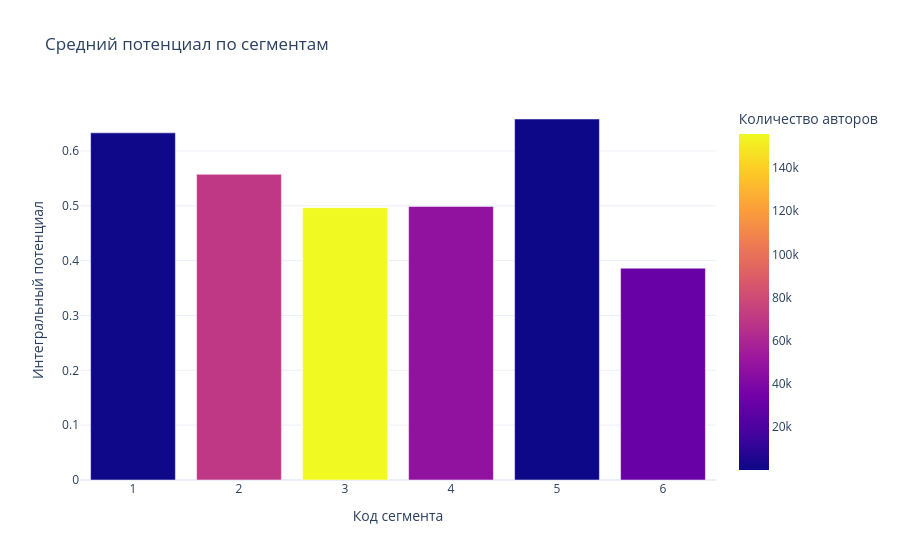
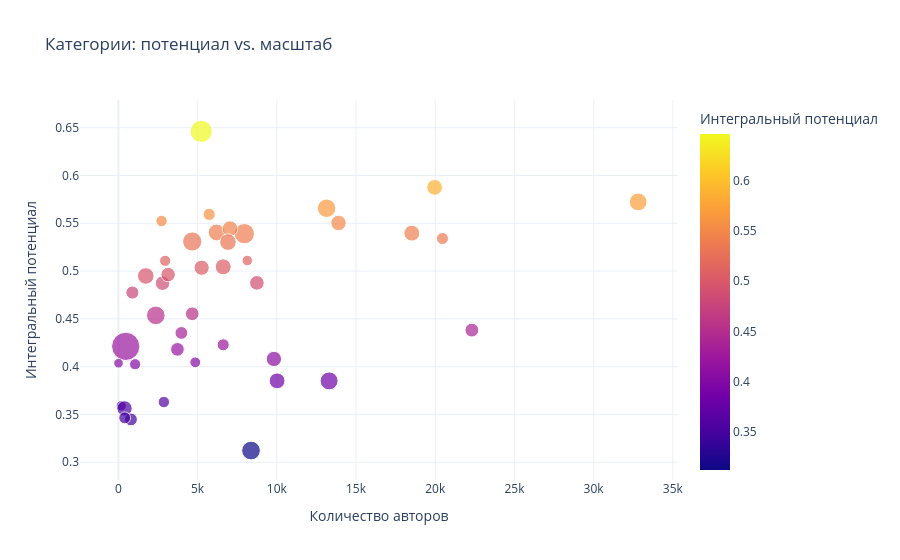

The notebook cell these images were saved under, in order:
### Markdown cell above
## Сегменты и категории
Смотрим, где сосредоточены авторы и каков их средний потенциал.

### Code cell
segment_summary = (
    df.groupby('Сегмент')
      .agg({
          'ID автора': 'count',
          'Интегральный потенциал': 'mean',
          'Охват суммарный 30д': 'mean',
          'ER суммарный': 'mean'
      })
      .rename(columns={'ID автора': 'Количество авторов'})
      .reset_index()
)

fig_seg = px.bar(
    segment_summary.sort_values('Интегральный потенциал', ascending=False),
    x='Сегмент', y='Интегральный потенциал', color='Количество авторов',
    title='Средний потенциал по сегментам',
    labels={'Сегмент': 'Код сегмента'},
)

category_summary = (
    df.groupby('Категория')
      .agg({
          'ID автора': 'count',
          'Интегральный потенциал': 'mean',
          'ER суммарный': 'mean'
      })
      .rename(columns={'ID автора': 'Количество авторов'})
      .reset_index()
)

fig_cat = px.scatter(
    category_summary,
    x='Количество авторов', y='Интегральный потенциал',
    size='ER суммарный', color='Интегральный потенциал',
    title='Категории: потенциал vs. масштаб',
    hover_name='Категория'
)

segment_summary.head(10), category_summary.sort_values('Интегральный потенциал', ascending=False).head(10)
display(fig_seg)
display(fig_cat)
display(segment_summary.head(10))
display(category_summary.sort_values('Интегральный потенциал', ascending=False).head(10))

### Figure 1 — Plotly figure (JSON) as saved in the notebook; plotly's stock layout.template omitted (floating-point values rounded to 4 significant figures)
{"data": [{"hovertemplate": "Код сегмента=%{x}<br>Интегральный потенциал=%{y}<br>Количество авторов=%{marker.color}<extra></extra>", "legendgroup": "", "marker": {"color": [143, 640, 69775, 48047, 155791, 30945], "coloraxis": "coloraxis", "pattern": {"shape": ""}}, "name": "", "orientation": "v", "showlegend": false, "textposition": "auto", "type": "bar", "x": [5, 1, 2, 4, 3, 6], "xaxis": "x", "y": [0.6582, 0.633, 0.5574, 0.4988, 0.4966, 0.3861], "yaxis": "y"}], "layout": {"barmode": "relative", "coloraxis": {"colorbar": {"title": {"text": "Количество авторов"}}, "colorscale": [[0.0, "#0d0887"], [0.1111, "#46039f"], [0.2222, "#7201a8"], [0.3333, "#9c179e"], [0.4444, "#bd3786"], [0.5556, "#d8576b"], [0.6667, "#ed7953"], [0.7778, "#fb9f3a"], [0.8889, "#fdca26"], [1.0, "#f0f921"]]}, "legend": {"tracegroupgap": 0}, "title": {"text": "Средний потенциал по сегментам"}, "xaxis": {"anchor": "y", "domain": [0.0, 1.0], "title": {"text": "Код сегмента"}}, "yaxis": {"anchor": "x", "domain": [0.0, 1.0], "title": {"text": "Интегральный потенциал"}}}}

### Figure 2 — Plotly figure (JSON) as saved in the notebook; plotly's stock layout.template omitted (floating-point values rounded to 4 significant figures)
{"data": [{"hovertemplate": "<b>%{hovertext}</b><br><br>Количество авторов=%{x}<br>Интегральный потенциал=%{marker.color}<br>ER суммарный=%{marker.size}<extra></extra>", "hovertext": ["ANIMALS", "AUTOMOTO", "BUSINESS", "CITIES", "CLASSIFIED", "COMMUNITY", "COMPANY_ANIMALS", "COMPANY_AUTO", "COMPANY_CELEBRITY", "COMPANY_COMMUNICATION", "COMPANY_CULTURE", "COMPANY_EDUCATION", "COMPANY_ENTERTAINMENT", "COMPANY_FINANCE", "COMPANY_HEALTH_BEAUTY", "COMPANY_HEALTH_CARE", "COMPANY_INTERNET", "COMPANY_MASS_MEDIA", "COMPANY_PROF_SERVICES", "COMPANY_PURCHASES", "COMPANY_RESTAURANT", "COMPANY_SERVICE", "COMPANY_SOCIETY", "COMPANY_SPORT", "COMPANY_TOURISM", "COMPANY_TRANSPORT", "COMPUTER_IT", "CULTURE_SOCIETY", "EDUCATION", "ENTERTAINMENT", "FAMILY", "FINANCE", "FOOD_COOKING", "HEALTH_BEAUTY", "HOME_SEARCH", "HOUSE_REPAIR", "INSURANCE", "JOB", "MEDICINE", "MUSIC", "SPORT", "TOURISM"], "legendgroup": "", "marker": {"color": [0.6462, 0.511, 0.4537, 0.5341, 0.3851, 0.5657, 0.4949, 0.4046, 0.5391, 0.3591, 0.5404, 0.5397, 0.4554, 0.3563, 0.4081, 0.4181, 0.363, 0.5593, 0.3852, 0.4383, 0.4229, 0.3448, 0.5504, 0.4873, 0.4353, 0.3464, 0.5035, 0.5724, 0.5044, 0.5876, 0.5443, 0.4212, 0.5524, 0.4877, 0.4026, 0.5107, 0.4036, 0.3123, 0.4775, 0.5309, 0.5303, 0.4964], "coloraxis": "coloraxis", "size": [0.08, 0.01779, 0.05651, 0.02355, 0.05258, 0.05538, 0.04475, 0.01897, 0.06705, 0.01699, 0.04608, 0.04112, 0.03087, 0.03835, 0.03828, 0.03063, 0.02126, 0.02411, 0.04091, 0.03133, 0.02369, 0.027, 0.03891, 0.03467, 0.02664, 0.02307, 0.03775, 0.05173, 0.04167, 0.03999, 0.04027, 0.1308, 0.02112, 0.03505, 0.02041, 0.02052, 0.01522, 0.05727, 0.02796, 0.06045, 0.04489, 0.03417], "sizemode": "area", "sizeref": 0.000327, "symbol": "circle"}, "mode": "markers", "name": "", "orientation": "v", "showlegend": false, "type": "scatter", "x": [5232, 8138, 2363, 20457, 13302, 13143, 1730, 4853, 7951, 182, 6204, 18523, 4661, 390, 9818, 3728, 2872, 5730, 10020, 22313, 6617, 792, 13897, 2788, 3977, 400, 5257, 32810, 6617, 19960, 7046, 463, 2726, 8744, 1057, 2952, 10, 8373, 883, 4661, 6917, 3140], "xaxis": "x", "y": [0.6462, 0.511, 0.4537, 0.5341, 0.3851, 0.5657, 0.4949, 0.4046, 0.5391, 0.3591, 0.5404, 0.5397, 0.4554, 0.3563, 0.4081, 0.4181, 0.363, 0.5593, 0.3852, 0.4383, 0.4229, 0.3448, 0.5504, 0.4873, 0.4353, 0.3464, 0.5035, 0.5724, 0.5044, 0.5876, 0.5443, 0.4212, 0.5524, 0.4877, 0.4026, 0.5107, 0.4036, 0.3123, 0.4775, 0.5309, 0.5303, 0.4964], "yaxis": "y"}], "layout": {"coloraxis": {"colorbar": {"title": {"text": "Интегральный потенциал"}}, "colorscale": [[0.0, "#0d0887"], [0.1111, "#46039f"], [0.2222, "#7201a8"], [0.3333, "#9c179e"], [0.4444, "#bd3786"], [0.5556, "#d8576b"], [0.6667, "#ed7953"], [0.7778, "#fb9f3a"], [0.8889, "#fdca26"], [1.0, "#f0f921"]]}, "legend": {"itemsizing": "constant", "tracegroupgap": 0}, "title": {"text": "Категории: потенциал vs. масштаб"}, "xaxis": {"anchor": "y", "domain": [0.0, 1.0], "title": {"text": "Количество авторов"}}, "yaxis": {"anchor": "x", "domain": [0.0, 1.0], "title": {"text": "Интегральный потенциал"}}}}
